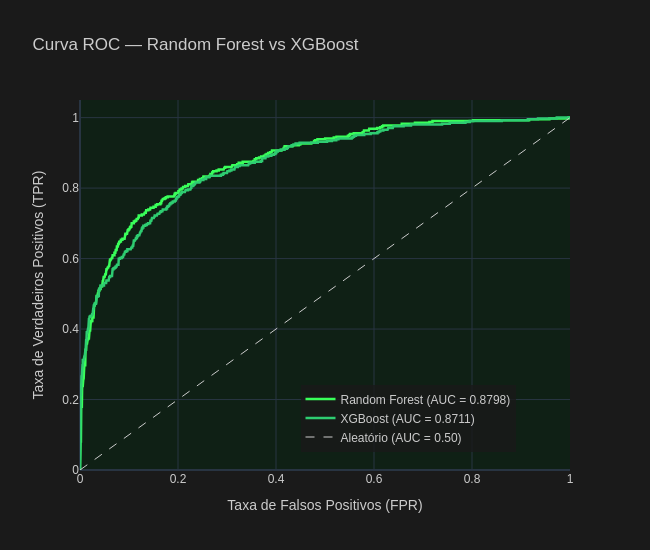

Notebook source saved alongside this figure:
### Markdown cell above
## 5.3 Curva ROC — Comparação

### Code cell
# Curva ROC comparativa — Random Forest vs XGBoost
fpr_rf, tpr_rf, _ = roc_curve(y_test, y_proba_rf)
fpr_xgb, tpr_xgb, _ = roc_curve(y_test, y_proba_xgb)

auc_rf: float = roc_auc_score(y_test, y_proba_rf)
auc_xgb: float = roc_auc_score(y_test, y_proba_xgb)

fig_roc: go.Figure = go.Figure()

# Random Forest
fig_roc.add_trace(go.Scatter(
    x=fpr_rf, y=tpr_rf,
    mode='lines',
    name=f'Random Forest (AUC = {auc_rf:.4f})',
    line=dict(color='#39FF5A', width=2.5),
))

# XGBoost
fig_roc.add_trace(go.Scatter(
    x=fpr_xgb, y=tpr_xgb,
    mode='lines',
    name=f'XGBoost (AUC = {auc_xgb:.4f})',
    line=dict(color='#2ECC71', width=2.5),
))

# Linha diagonal (classificador aleatório)
fig_roc.add_trace(go.Scatter(
    x=[0, 1], y=[0, 1],
    mode='lines',
    name='Aleatório (AUC = 0.50)',
    line=dict(color='#CCCCCC', width=1, dash='dash'),
))

fig_roc.update_layout(
    **LAYOUT_PADRAO,
    title='Curva ROC — Random Forest vs XGBoost',
    xaxis_title='Taxa de Falsos Positivos (FPR)',
    yaxis_title='Taxa de Verdadeiros Positivos (TPR)',
    xaxis=dict(range=[0, 1]),
    yaxis=dict(range=[0, 1.05]),
    legend=dict(x=0.45, y=0.05, bgcolor='rgba(26,26,26,0.8)'),
    width=650,
    height=550,
)
fig_roc.write_html(str(IMAGES_PATH / '15_roc_curve_comparison.html'))
fig_roc.show()

### Figure 1 — Plotly figure (JSON) as saved in the notebook; plotly's stock layout.template omitted (floating-point values rounded to 4 significant figures; data arrays with more than 128 entries replaced by an {"elided": "..."} marker saying what was removed)
{"data": [{"line": {"color": "#39FF5A", "width": 2.5}, "mode": "lines", "name": "Random Forest (AUC = 0.8798)", "type": "scatter", "x": {"elided": "396 float values"}, "y": {"elided": "396 float values"}}, {"line": {"color": "#2ECC71", "width": 2.5}, "mode": "lines", "name": "XGBoost (AUC = 0.8711)", "type": "scatter", "x": {"elided": "414 float values"}, "y": {"elided": "414 float values"}}, {"line": {"color": "#CCCCCC", "dash": "dash", "width": 1}, "mode": "lines", "name": "Aleatório (AUC = 0.50)", "type": "scatter", "x": [0, 1], "y": [0, 1]}], "layout": {"font": {"color": "#CCCCCC", "family": "Arial", "size": 12}, "height": 550, "legend": {"bgcolor": "rgba(26,26,26,0.8)", "x": 0.45, "y": 0.05}, "paper_bgcolor": "#1A1A1A", "plot_bgcolor": "#0F2015", "title": {"text": "Curva ROC — Random Forest vs XGBoost"}, "width": 650, "xaxis": {"range": [0, 1], "title": {"text": "Taxa de Falsos Positivos (FPR)"}}, "yaxis": {"range": [0, 1.05], "title": {"text": "Taxa de Verdadeiros Positivos (TPR)"}}}}
